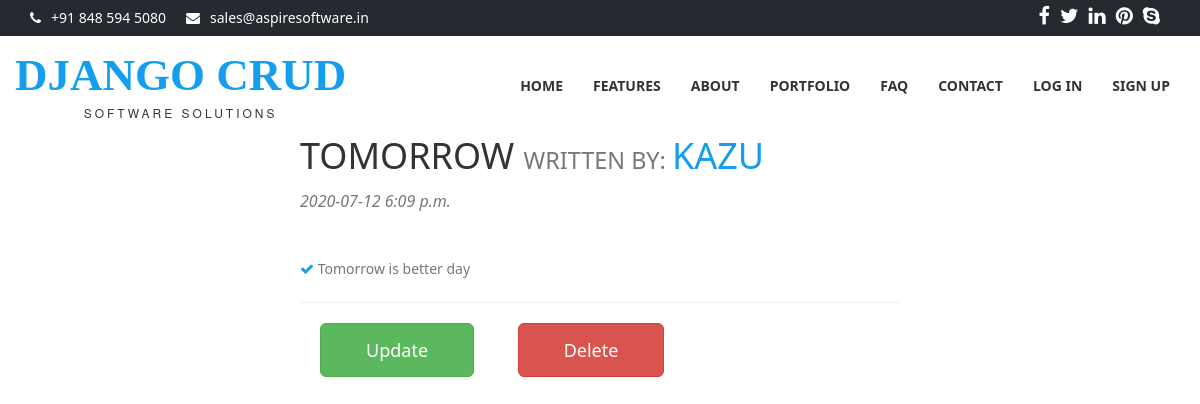
The app's page /post/2/ with its own data.
### blog/models.py (models this page shows, shortened)
class Post(models.Model):
    title = models.CharField(max_length=100)
    content = models.TextField()
    author = models.ForeignKey(User, on_delete=models.CASCADE)
    date_posted = models.DateTimeField(default=timezone.now)

### blog/views.py (the view)
# urls.py: path('post/<int:pk>/', PostDetailView.as_view(), name='post-detail'),
class PostDetailView(DetailView):
    model = Post

### blog/templates/blog/post_detail.html
{% extends 'account/base.html' %}
{% load static %}
{% block body %}
<div class="wrapper-detail">
    <div class="section-heading">
        <h1>{{ object.title }} <small>written by: </small><span>{{ object.author }}</span></h1>
        <p class="subheading">{{ object.date_posted | date:'Y-m-d P'}}</p>
    </div>
    <ul class="aboutul">
        <li> <i class="fa fa-check"></i> {{ object.content }}</li>
    </ul>
    <hr>
    <form class="detail-form" action="{% url 'post-update' post.id %}">
        <button type="submit" class="btn btn-success btn-lg slide">Update</button>
    </form>
    <form class="detail-form" action="{% url 'post-delete' object.id %}">
        <button type="submit" class="btn btn-danger btn-lg slide">Delete</button>
    </form>
</div>
{% endblock body %}

### records on screen
Post: title "TOMORROW", author "KAZU", date_posted "2020-07-12 6:09 p.m.", content "Tomorrow is better day"
